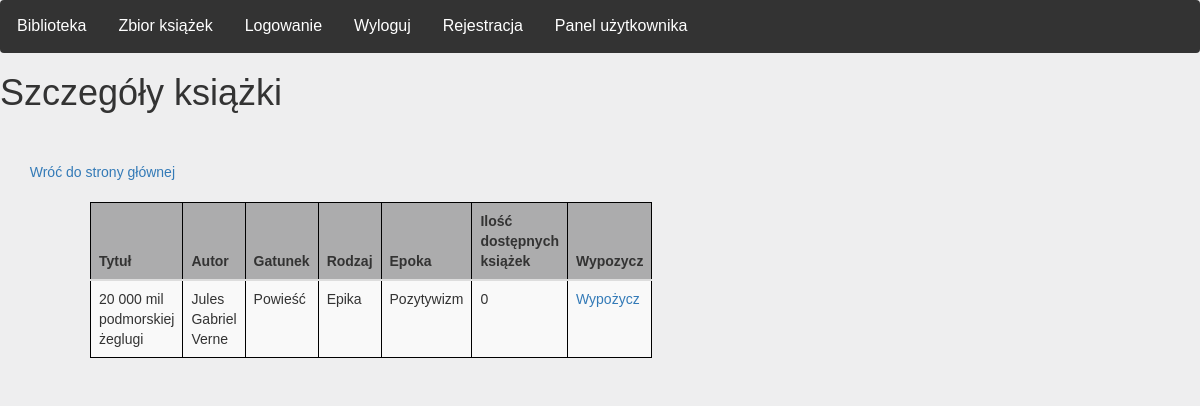
Screenshot of /index/details/1 (signed in) with the database file from the repository.
### main_library/models.py (models this page shows)
class Bookshelf(models.Model):
    kind = models.TextField(default='')
    title = models.TextField(default='')
    author = models.TextField(default='')
    epoch = models.TextField(default='')
    genre = models.TextField(default='')
    quantity = models.IntegerField(default=random.randint(0, 10))

### main_library/views.py (the view)
# urls.py: path('index/details/<int:id>', views.details, name = 'details'),
@login_required
def details(request, id):
    book_details = Bookshelf.objects.get(pk=id)
    return render(
        request,
        "main_library/details.html",
        {'book_details': book_details}
    )

### main_library/templates/main_library/details.html (shortened to what this page needs)
{% extends "main_library/base.html" %}
{% block content %}
<h1>Szczegóły książki</h1>
<div class="row" style = "backgroundcolor: #F9F8F7">
    <br><br>
    <div class = "col-md-2" align="right">
        <a href="/"> Wróć do strony głównej </a>
    </div>
    <br><br>
<div class="row">
    <div class="col-md-1"></div>
    <div class="col-md-5">
        <table class="table table-dark table-striped" >
            <thead>
              <tr>
                  <th>Tytuł</th>
                  <th>Autor</th>
                  <th>Gatunek</th>
                  <th>Rodzaj</th>
                  <th>Epoka</th>
                  <th>Ilość dostępnych książek</th>
                  <th> Wypozycz</th>
              </tr>
            </thead>
                <tr>
                    <td>{{ book_details.title }} </td>
                    <td> {{ book_details.author }}</td>
                    <td> {{ book_details.genre }} </td>
                    <td> {{ book_details.kind }} </td>
                    <td> {{ book_details.epoch }} </td>
                    <td> {{ book_details.quantity }} </td>
                    <td> <a href="{% url 'rent' book_details.id %}"> Wypożycz </a> </td>
                </tr>
        </table>
    </div>
</div>
{% endblock %}

### main_library/templates/main_library/base.html (style rules this page uses)
body { font-family: Arial, Helvetica, sans-serif; margin: 0; background-color: #EEEEEF; }

### main_library/templates/main_library/details.html (style rules this page uses)
table { width: 100%; border: 1px solid #000; background-color: white; }
td { width: 25%; text-align: left; vertical-align: top; border: 1px solid #000; border-collapse: collapse; padding: 0.3em; caption-side: bottom; }
th { background-color: #ACACAD; width: 25%; text-align: left; vertical-align: center; border: 1px solid #000; border-collapse: collapse; padding: 0.3em; caption-side: bottom; }

### rows the page displays
Bookshelf: title "20 000 mil podmorskiej żeglugi", author "Jules Gabriel Verne", genre "Powieść", kind "Epika", epoch "Pozytywizm", quantity "0"
